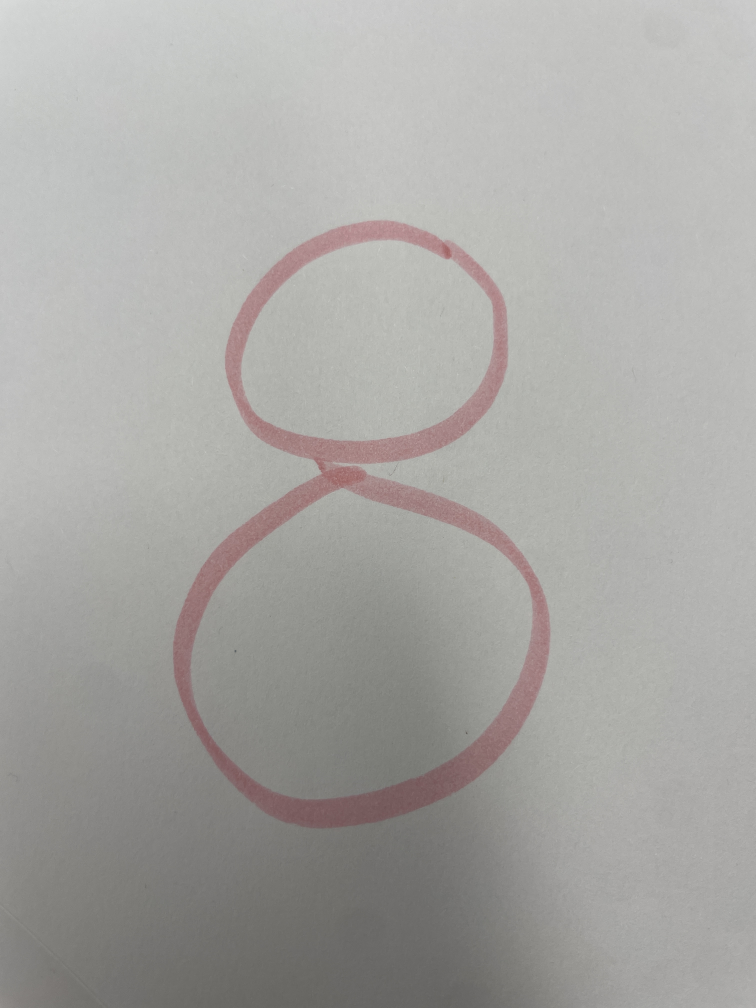
#> input picture workspace/데이터분석/24_머신러닝_03/mynum.jpg, 3024 x 4032 px, found by its file name (shown at 1/4 size)
$ jupyter execute --allow-errors day03_LAB.ipynb   (shell and % lines are left out)
#> lines starting #> are read from the running program, lines starting #| are printed output that depends on the picture; after the words box and inside, x2 and y2 are one past the last pixel; in counts of white or black regions, pixels touching at a corner belong together
[cell 1]
import numpy as np
import pandas as pd
import matplotlib.pyplot as plt
import seaborn as sns

[cell 2]
x = np.array([1,2,3,4,5,6,7,8,9,11,13])
y = np.array([0,0,0,0,0,0,1,1,1,1,1])

plt.scatter(x,y)
plt.show
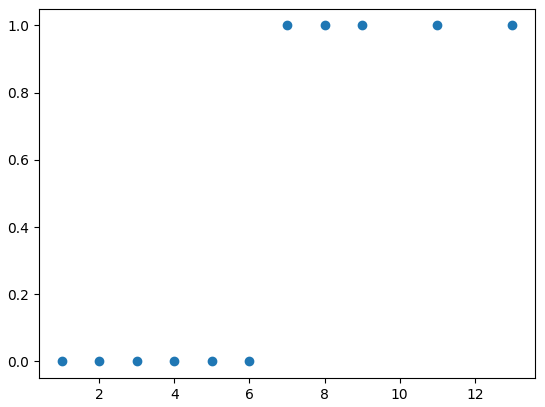
#> figure drawn by matplotlib, 1 panel

[cell 3]
from sklearn.linear_model import LinearRegression
model = LinearRegression().fit(x.reshape(-1,1), y)
plt.scatter(x, y)
plt.plot(x, model.predict(x.reshape(-1,1)), c='red')
plt.show
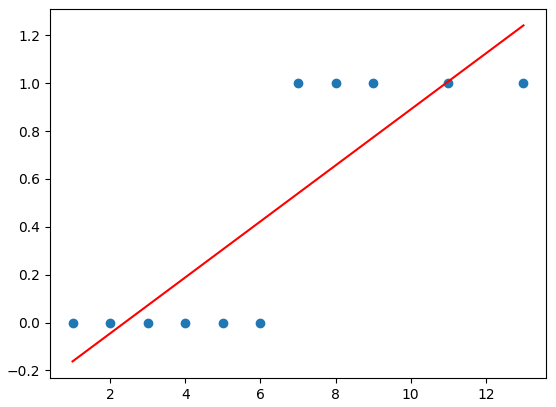
#> figure drawn by matplotlib, 1 panel; curve peaks at x = 13, y = 1.24

[cell 4]
from sklearn.linear_model import LogisticRegression
model = LogisticRegression().fit(x.reshape(-1,1), y)
plt.scatter(x, y)
plt.plot(x, model.predict(x.reshape(-1,1)), c='red')
plt.show()
#> figure, not shown here; curve peaks at x = 7, y = 1

### LogisticRegression을 이용한 암데이터 예측

[cell 5]
from sklearn.datasets import load_breast_cancer
from sklearn.model_selection import train_test_split

[cell 6]
cancer = load_breast_cancer()

[cell 7]
print(cancer)
print(type(cancer))

[cell 8]
cancer['data']

[cell 9]
x_train, x_test, y_train, y_test = train_test_split(cancer['data'],
                                                           cancer['target'],
                                                           stratify=cancer['target'],
                                                           random_state=0)
cancer['target_names']

[cell 10]
model = LogisticRegression(max_iter=10000).fit(x_train, y_train)
#  'max_iter = ' Gradient Descent 방식으로 최적의 해를 구하는 하이퍼 파라미터로 일정 수준이상이 되면 수렴되어 더이상 오르지 않는다.
model.score(x_train, y_train), model.score(x_test, y_test)

[cell 11]
model.predict(x_test)[:5]

[cell 12]
model.predict_proba(x_test)[:5]

[cell 13]
model.decision_function(x_test)[:5]

### LogisticRegression을 손글씨 분류(다항 분류)

[cell 14]
from sklearn.datasets import load_digits
digits = load_digits()

plt.figure(figsize=(20,10))
for index, image in enumerate(digits['images'][:10]):
    plt.subplot(2,5,index+1)
    plt.imshow(image)
    plt.title(f'label: {digits.target[index]}')
plt.show()
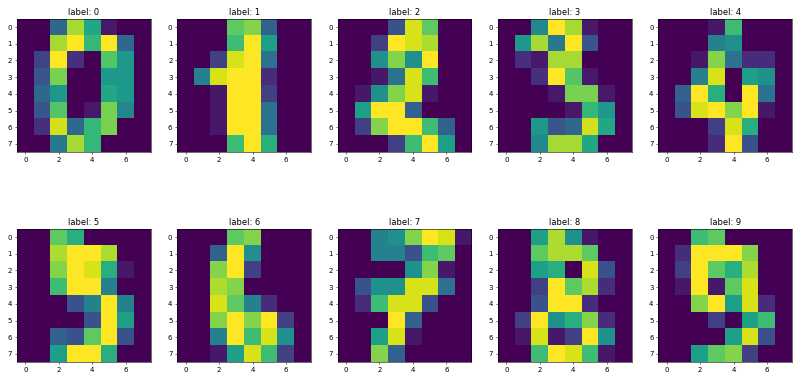
#> figure drawn by matplotlib, 10 panels

[cell 15]
x_train, x_test, y_train, y_test = train_test_split(digits['data'],
                                                    digits['target'],
                                                    random_state=0,
                                                    stratify=digits['target'])

model = LogisticRegression(max_iter=10000).fit(x_train, y_train)
model.score(x_train, y_train), model.score(x_test, y_test)

[cell 16]
model.predict_proba(x_test)[:2]

[cell 17]
import cv2
import numpy as np
import matplotlib.pyplot as plt

# 원본 손글씨 이미지 불러오기 (컬러)
original_image = cv2.imread('mynum.JPG')
#> original_image is the input picture: shape (4032, 3024, 3); mean B, G, R 163.6, 166.5, 167.8
original_image = cv2.cvtColor(original_image, cv2.COLOR_BGR2RGB)  # OpenCV는 BGR로 로드되므로 RGB로 변환

# 흑백 변환 후 이미지 전처리
image = cv2.imread('mynum.JPG', cv2.IMREAD_GRAYSCALE)
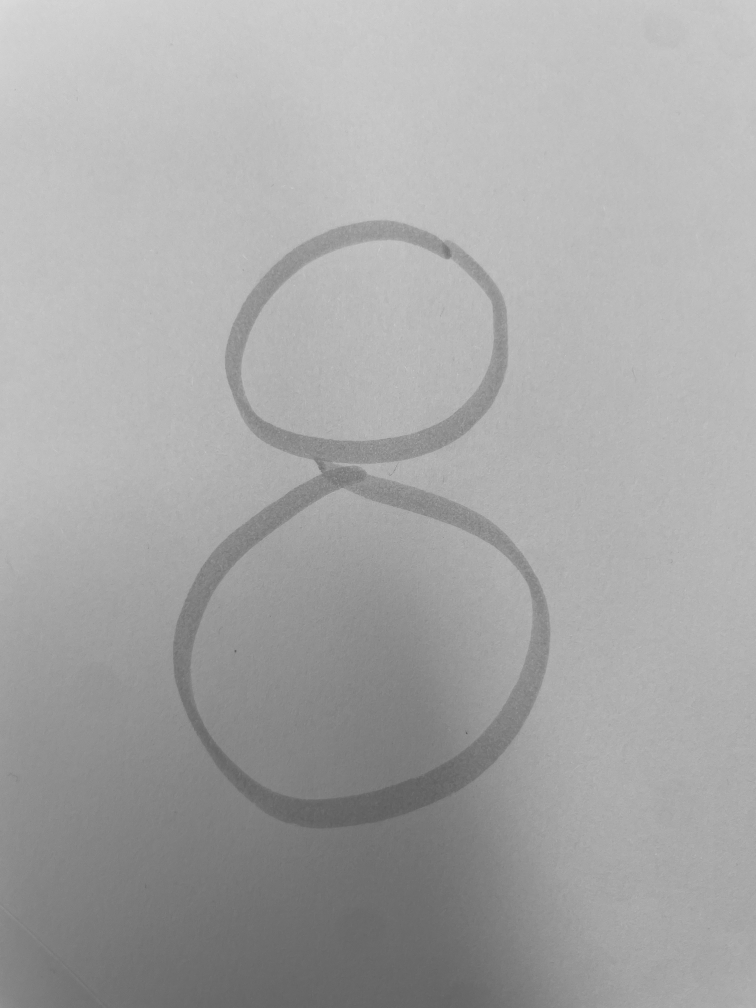
#> image: shape (4032, 3024) (shown at 1/4 size); min 78, max 224, mean 166.6

# 숫자가 검은색(0), 배경이 흰색(255)이므로 그대로 유지
_, image = cv2.threshold(image, 128, 255, cv2.THRESH_BINARY)
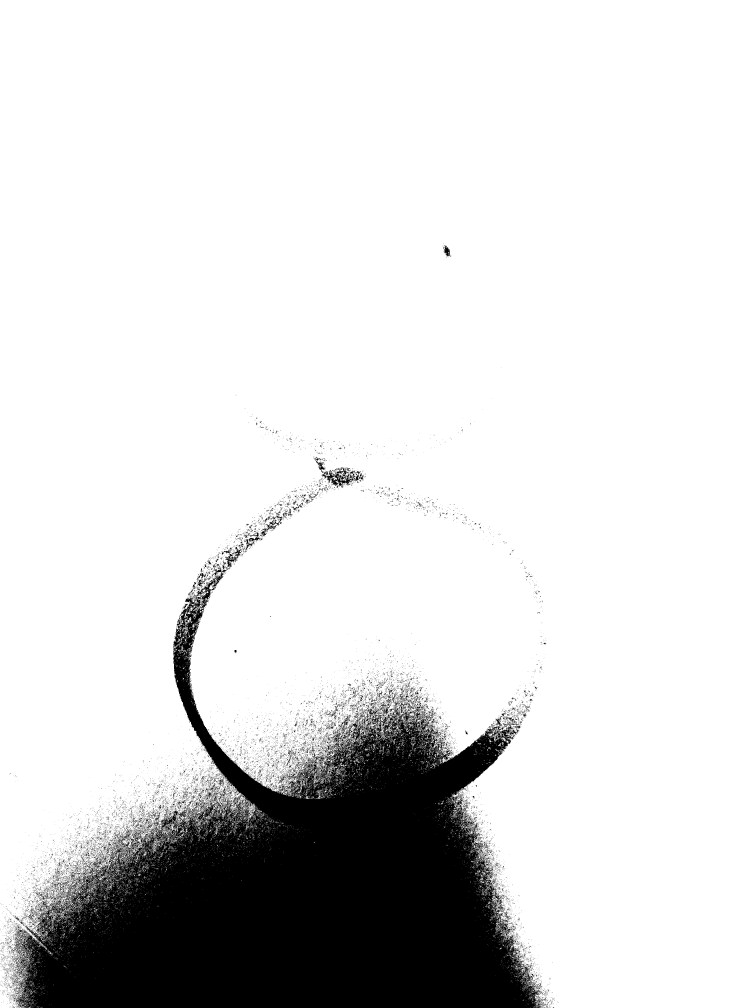
#> image: shape (4032, 3024) (shown at 1/4 size); 86.2% white; 19476 black regions (18907 under 20 px), largest, box (x1, y1, x2, y2) and area: (53, 2269, 2176, 4032) 1594593, (1286, 1870, 1436, 1946) 3757, (900, 2187, 967, 2273) 1335

# 8x8 크기로 변환
image = cv2.resize(image, (8, 8))

# 픽셀 값 조정 (digits 데이터셋과 맞추기)
image = (255 - image) / 255.0 * 16  # 숫자를 흰색(16), 배경을 0으로 변환

# 1D 배열로 변환
image_flattened = image.flatten().reshape(1, -1)

# 예측 수행
predicted_label = model.predict(image_flattened)
#> predicted_label = [2]
predicted_proba = model.predict_proba(image_flattened)

# 원본과 변환된 이미지 출력
plt.figure(figsize=(10, 5))

# 원본 이미지 표시
plt.subplot(1, 2, 1)
plt.imshow(original_image)
plt.title("Original Image")
plt.axis("off")

# 모델 입력용 흑백 이미지 표시
plt.subplot(1, 2, 2)
plt.imshow(image, cmap='gray')
plt.title(f'Predicted: {predicted_label[0]}')
plt.axis("off")

plt.show()
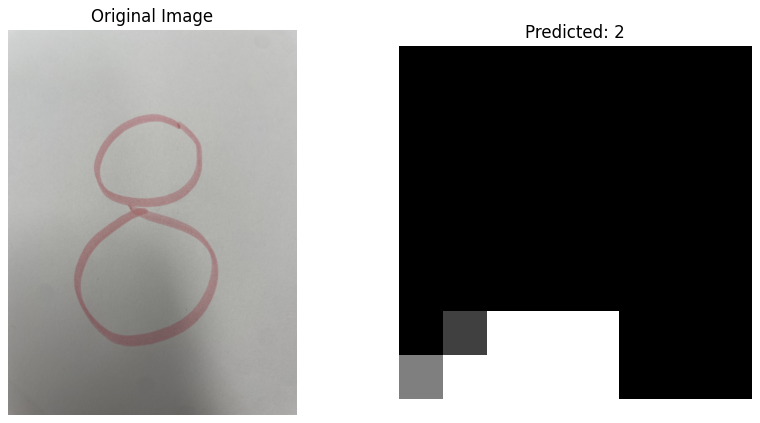
#> figure drawn by matplotlib, 2 panels

# 예측 결과 출력
print(f'예측된 숫자: {predicted_label[0]}')

### Decision Tree를 이용한 암데이터 진단

[cell 18]
from sklearn.datasets import load_breast_cancer
from sklearn.model_selection import train_test_split

[cell 19]
cancer = load_breast_cancer()

x_train, x_test, y_train, y_test = train_test_split(cancer['data'],
                                                           cancer['target'],
                                                           stratify=cancer['target'],
                                                           random_state=0)
cancer['target_names']

[cell 20]
from sklearn.tree import DecisionTreeClassifier
model = DecisionTreeClassifier().fit(x_train, y_train)
model.score(x_train, y_train), model.score(x_test, y_test)

[cell 21]
model.feature_importances_

[cell 22]
fi = pd.Series(model.feature_importances_, index=cancer['feature_names'])
fi[fi!=0].sort_values(ascending = False).plot(kind='bar', figsize=(10,5))
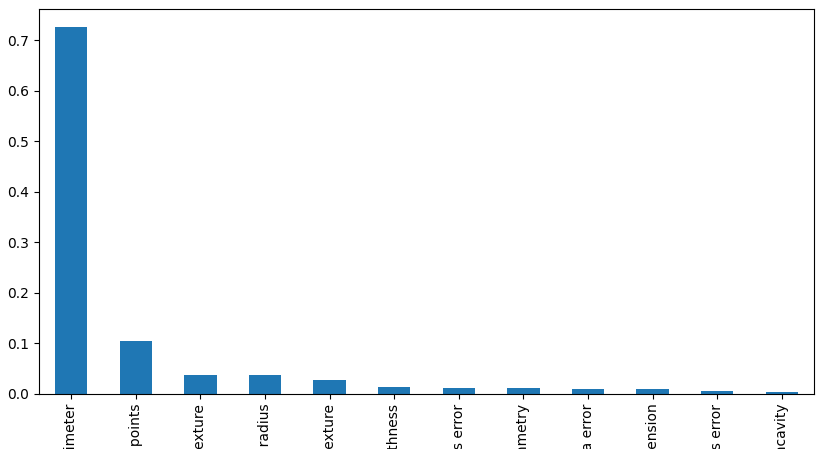
#> figure drawn by matplotlib, 1 panel; tallest bar 0.725 high, from x = -0.25 to 0.25

[cell 23]
from sklearn.tree import DecisionTreeClassifier
model3 = DecisionTreeClassifier(max_depth=3).fit(x_train, y_train)
model3.score(x_train, y_train), model3.score(x_test, y_test)

[cell 24]
from sklearn.tree import DecisionTreeClassifier
model5 = DecisionTreeClassifier(max_depth=5).fit(x_train, y_train)
model5.score(x_train, y_train), model5.score(x_test, y_test)

[cell 25]
# 설치 안 되있는 경우 아래주석 해제 후 설치 (또는 윈도우 설치파일로 설치가능)

[cell 26]
# path에 추가 안되서 실행에 문제있는 경우 설치된 경로 추가
import os
os.environ["PATH"] += os.pathsep +'C:\Program Files/Graphviz/bin/'

[cell 27]
from sklearn.tree import export_graphviz
export_graphviz(model3, out_file='model3.dot',
                    feature_names=cancer['feature_names'],
                    class_names=cancer['target_names'], impurity=True, filled=True)

[cell 28]
import graphviz
with open('model3.dot') as f:
    data = f.read()
graphviz.Source(data)
#> (this line was passed over: graphviz is not available in this run)
